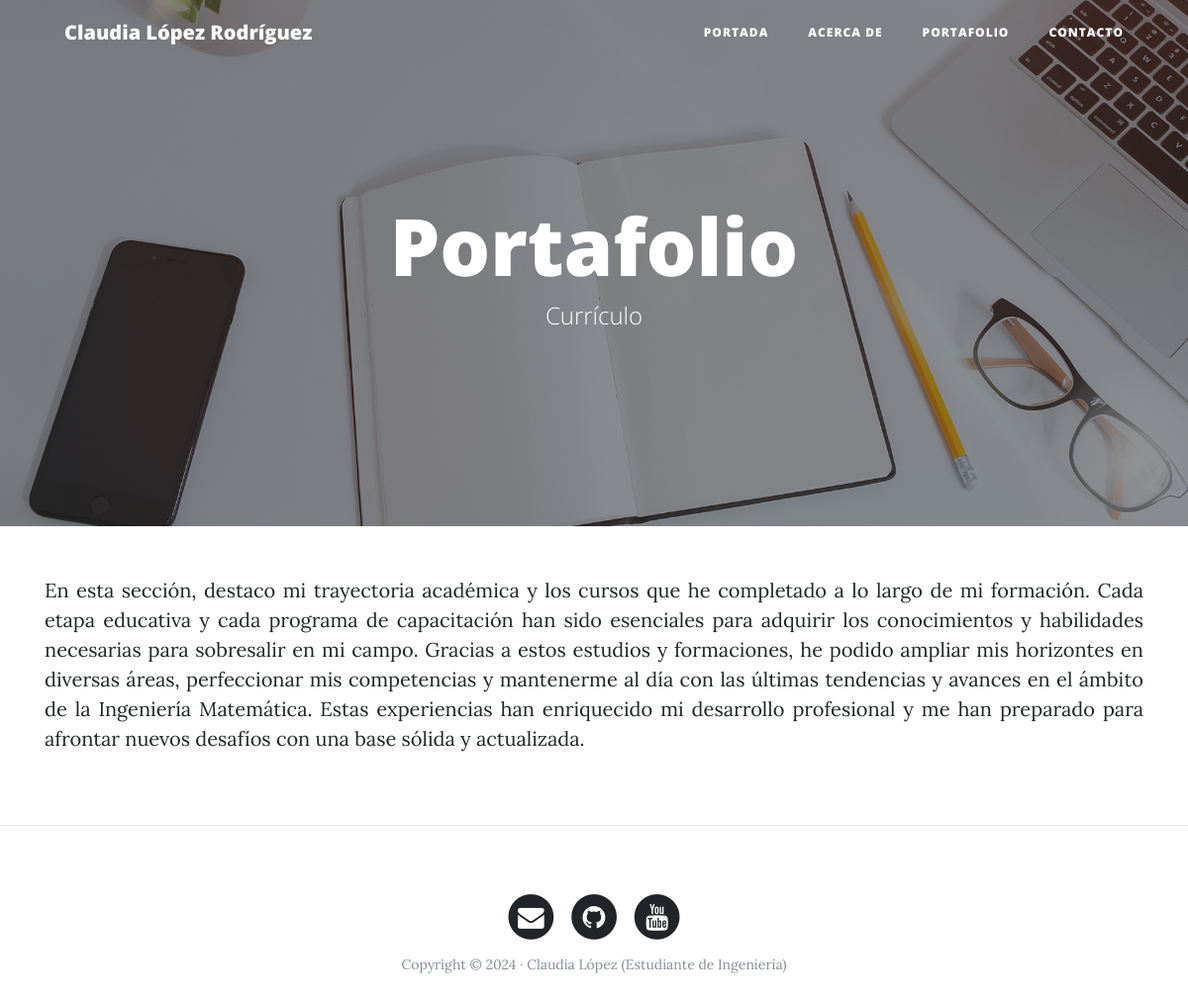
Page /portfolio/ on the earlier database version.
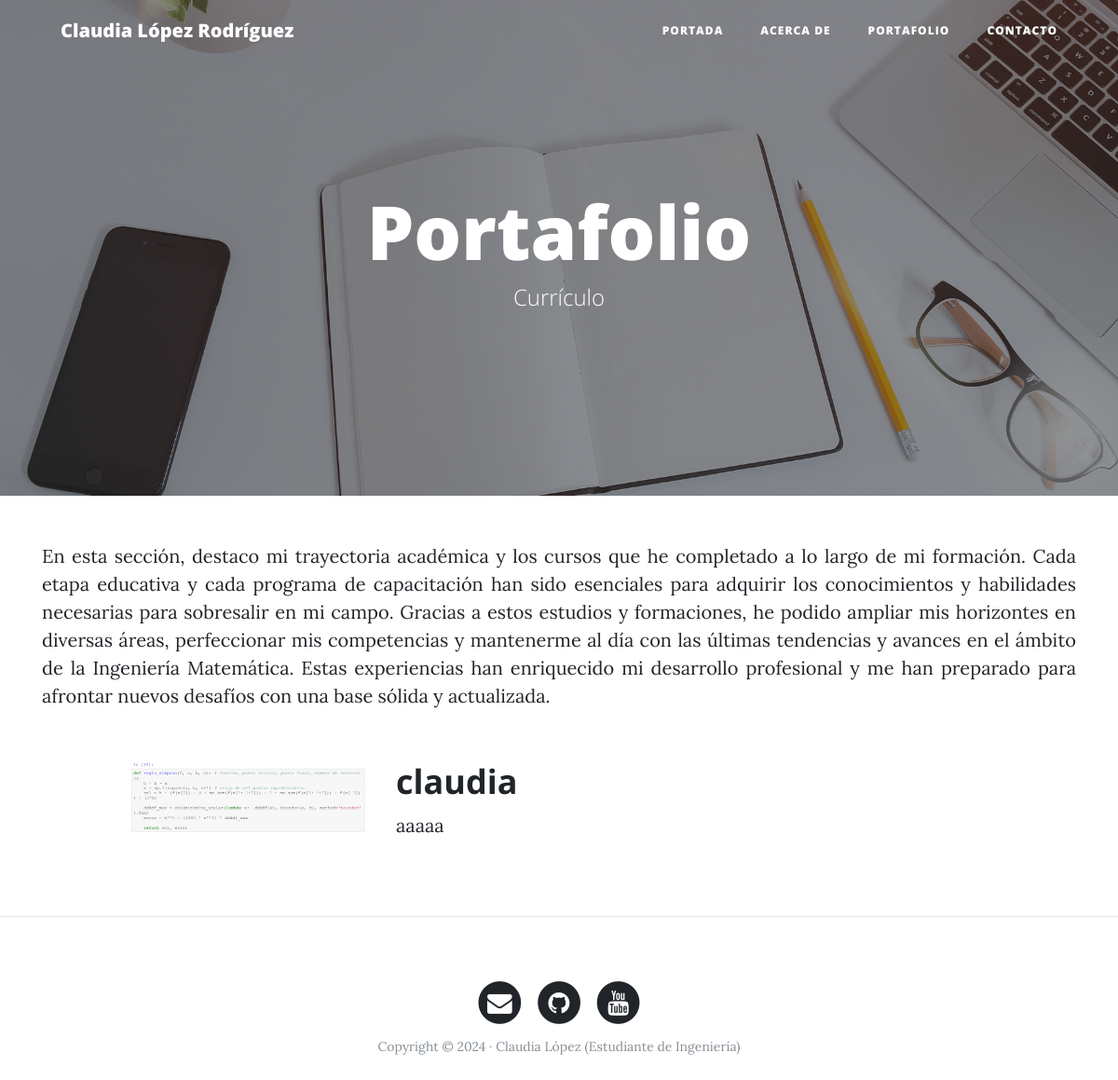
Same page on the later database version.
### portfolio/models.py (models this page shows, shortened)
class Project(models.Model):
 title = models.CharField(max_length=200,
    verbose_name="Título")
 description = models.TextField(
    verbose_name="Descripción")
 image = models.ImageField(upload_to="projects",
    verbose_name="Imagen")
 link = models.URLField(null=True, blank=True, # <=====
    verbose_name="Dirección Web")
 created = models.DateTimeField(auto_now_add=True,
    verbose_name="Fecha de creación")
 updated = models.DateTimeField(auto_now=True,
    verbose_name="Fecha de edición")
 class Meta:
    verbose_name = "proyecto"
    verbose_name_plural = "proyectos"
    ordering = ["-created"]

### portfolio/views.py (the view)
# urls.py: path('portfolio/', portfolio_views.portfolio, name="portfolio"),
def portfolio(request):
 projects = Project.objects.all()
 return render(request, "portfolio/portfolio.html",
    {'projects':projects}) # <=====

### portfolio/templates/portfolio/portfolio.html (shortened to what this page needs)
{% extends 'core/base.html' %}
{% load static %}
{% block background %}{% static 'core/img/portfolio-bg.jpg' %}{% endblock %}
{% block headers %}
 <h1>Portafolio</h1>
 <span class="subheading">Currículo</span>
{% endblock %}
{% block content %}
    <p style="font-size: 20px; text-align: justify;"> En esta sección, destaco mi trayectoria académica y los cursos que he completado a lo largo de mi formación. Cada etapa educativa y cada programa de capacitación han sido esenciales para adquirir los conocimientos y habilidades necesarias para sobresalir en mi campo. Gracias a estos estudios y formaciones, he podido ampliar mis horizontes en diversas áreas, perfeccionar mis competencias y mantenerme al día con las últimas tendencias y avances en el ámbito de la Ingeniería Matemática. Estas experiencias han enriquecido mi desarrollo profesional y me han preparado para afrontar nuevos desafíos con una base sólida y actualizada. </p>
 {% for project in projects %}
    <div class="row project">
        <div class="col-lg-3 col-md-4 offset-lg-1">
            <img class="img-fluid" src="{{project.image}}" alt="">
        </div>
        <div class="col-lg-7 col-md-8">
            <h2 class="section-heading title">{{project.title}}</h2>
            <p>{{project.description}}</p>
        </div>
    </div>
 {% endfor %}
{% endblock %}

Differences in the rows shown:
added Project: image (picture), title "claudia", description "aaaaa"
